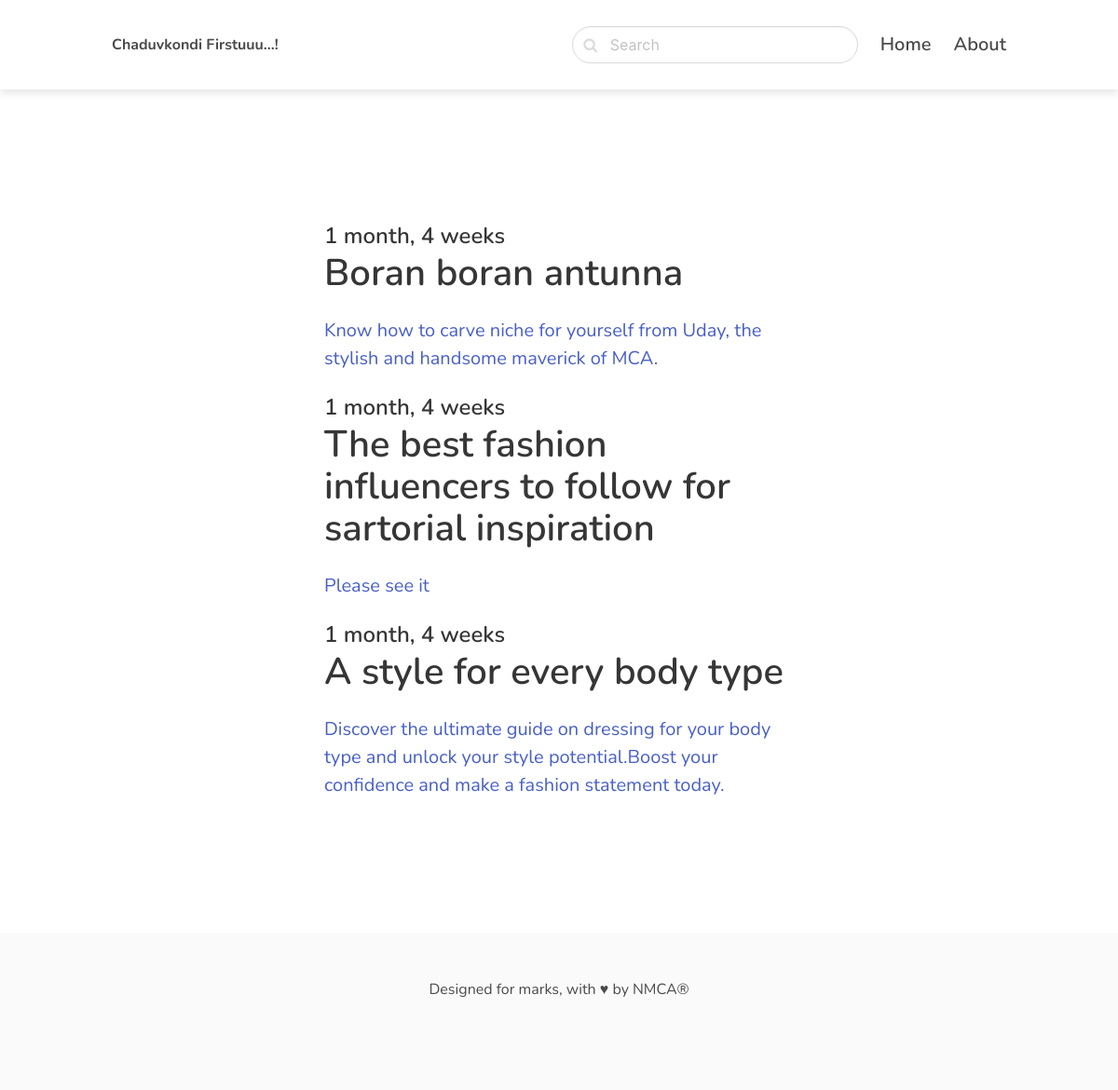
Page /fashion/ on the committed database.
### blog/models.py (models this page shows, shortened)
class Post(models.Model):
     ACTIVE = 'active'
     DRAFT = 'draft'
     CHOICES_STATUS = (
          (ACTIVE, 'Active'),
          (DRAFT, 'Draft')
     )
     category = models.ForeignKey(Category, related_name='posts', on_delete=models.CASCADE)
     title = models.CharField(max_length=255)
     slug = models.SlugField()
     intro = models.TextField()
     body = RichTextField()
     created_at = models.DateTimeField(auto_now_add=True)
     status = models.CharField(max_length=10, choices = CHOICES_STATUS, default=ACTIVE)
     image = models.ImageField(upload_to='uploads/', blank=True, null=True)
     class Meta:
          ordering = ('-created_at',)

### blog/views.py (the view)
# urls.py: path('<slug:slug>/', views.category, name='category_detail'),
def category(request, slug):
    category = get_object_or_404(Category, slug=slug)
    posts = category.posts.filter(status=Post.ACTIVE)
    return render(request, 'blog/category.html', {'category': category, 'posts': posts})

### blog/templates/blog/category.html (shortened to what this page needs)
{% extends 'core/base.html' %}
{% block content %}
<section class="hero ">
    <div class="hero-body">
        <div class="container">
            <section class="section">
                <div class="columns">
                    <div class="column is-8 is-offset-2">
                        {% for post in posts %}
                            <div class="content is-medium">
                                <a href="{% url 'post_detail' post.category.slug post.slug %}">
                                    <h2 class="subtitle is-4">{{ post.created_at|timesince }}</h2>
                                    <h1 class="title">{{ post.title }}</h1>
                                    <p>{{ post.intro }}</p>
                                </a>
                            </div>
                            {% empty %}
                            <div class="'content">
                                <p>There are no posts in this Category.....</p>
                            </div>
                        {% endfor %}
                    </div>
                </div>
            </section>
        </div>
    </div>
</section>
    {% endblock  %}

### core/templates/core/base.html (style rules this page uses)
body { font-family: 'Nunito', sans-serif; margin: 0; padding: 0; }

### rows in the picture
Post: created_at "1 month, 4 weeks", title "Boran boran antunna", intro "Know how to carve niche for yourself from Uday, the stylish and handsome maverick of MCA."
Post: created_at "1 month, 4 weeks", title "The best fashion influencers to follow for sartorial inspiration", intro "Please see it"
Post: created_at "1 month, 4 weeks", title "A style for every body type", intro "Discover the ultimate guide on dressing for your body type and unlock your style potential.Boost your confidence and make a fashion statement today."
